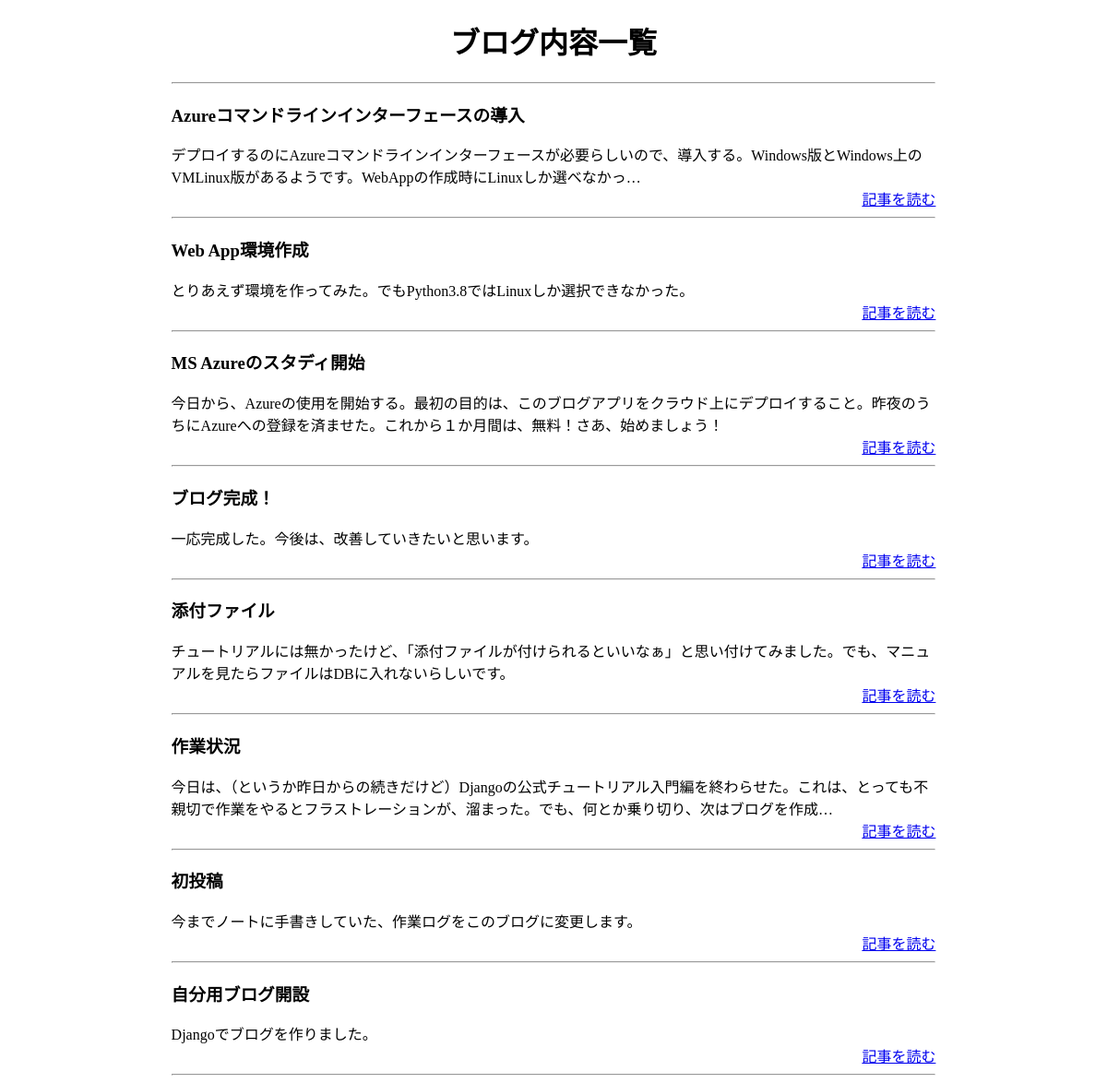
The app's page /, older data.
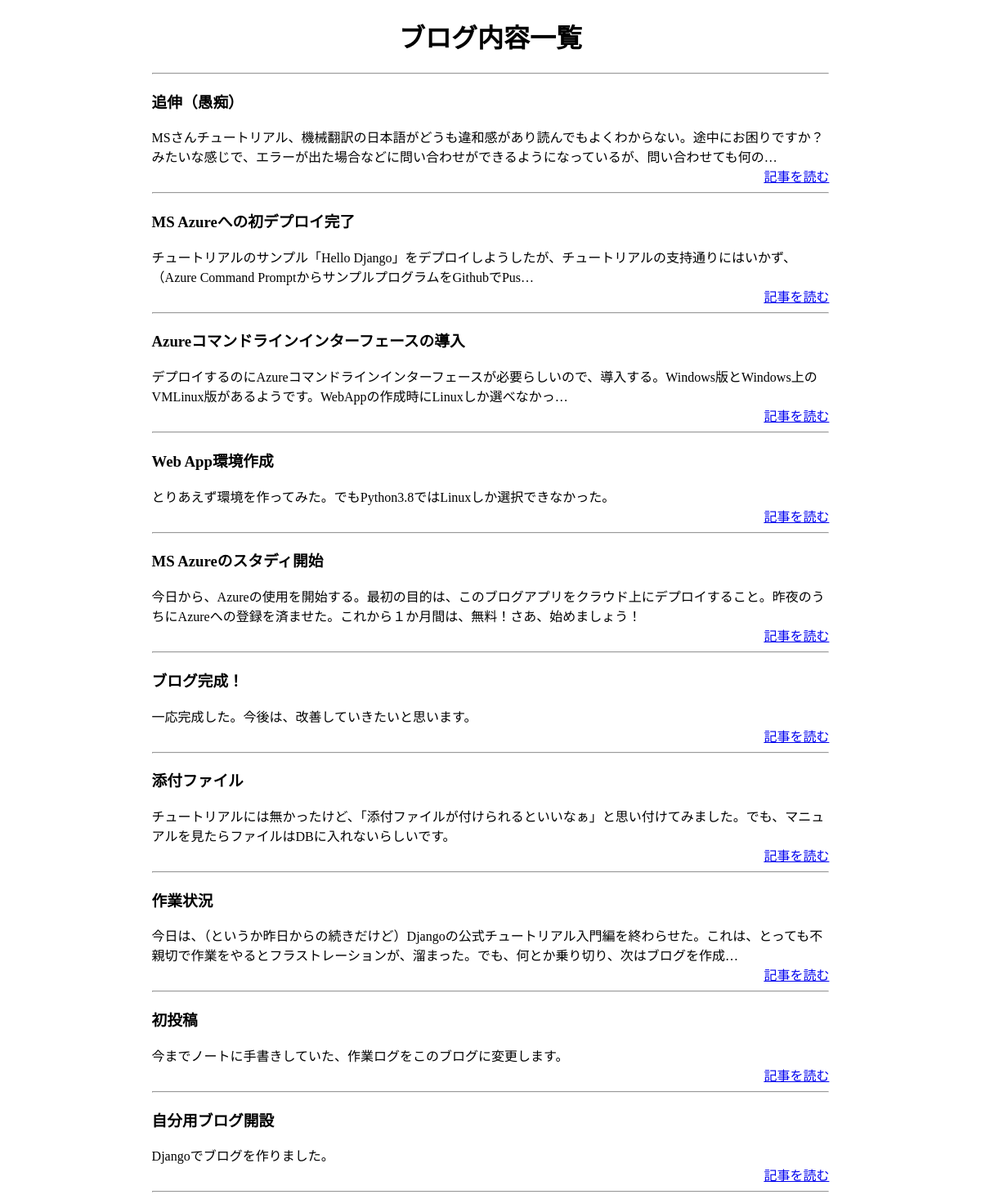
The same page, newer data.
### blogs/models.py (models this page shows, shortened)
class Blog(models.Model):
    title = models.CharField(blank=False, null=False, max_length=150)
    text = models.TextField(blank=True)
    upload = models.FileField(blank=True, upload_to='uploads/%Y/%m/%d/')
    created_datetime = models.DateTimeField(auto_now_add=True)
    updated_datetime = models.DateTimeField(auto_now=True)

### blogs/views.py (the view)
# urls.py: path('', views.index, name='index'),
def index(request):
    blogs = Blog.objects.order_by('-created_datetime')
    return render(request, 'blogs/index.html', {'blogs': blogs})

### blogs/templates/blogs/index.html (shortened to what this page needs)
<!DOCTYPE html>
<html>
<head>
</head>
<body>
    <h1 style="text-align: center;">ブログ内容一覧</h1>
    <div style="width: 70%;margin: 0px auto;">
        <hr />
        {% for blog in blogs %}
        <div>
            <h3>{{blog.title}}</h3>
            <div>{{blog.text | truncatechars:100}}</div>
            <div style="text-align: right;">
                <a href="{% url 'blogs:detail' blog_id=blog.id %}">記事を読む</a>
            </div>
        </div>
        <hr />
        {% endfor %}
    </div>
</body>
</html>

Row changes from the older to the newer data that the page shows:
added Blog: title "追伸（愚痴）", text "MSさんチュートリアル、機械翻訳の日本語がどうも違和感があり読んでもよくわからない。途中にお困りですか？みたいな感じで、エラーが出た場合などに問い合わせができるようになっているが、問い合わせても何の…"
added Blog: title "MS Azureへの初デプロイ完了", text "チュートリアルのサンプル「Hello Django」をデプロイしようしたが、チュートリアルの支持通りにはいかず、（Azure Command PromptからサンプルプログラムをGithubでPus…"
